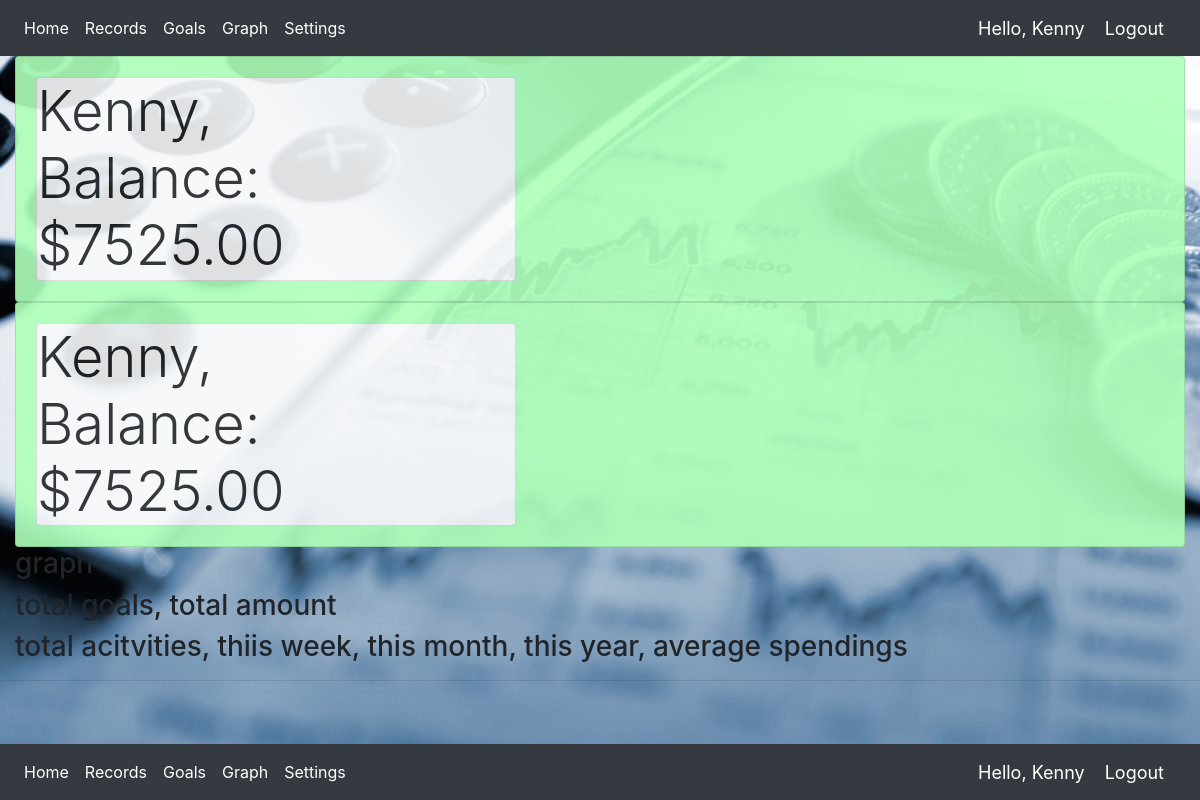
/graph/, run on the app's committed database.
### MGMT/models.py (models this page shows, shortened)
class moneyUser(models.Model):
    user = models.OneToOneField(User, null=True, blank=True, on_delete=models.CASCADE)
    name = models.CharField(max_length=200, null=True)
    worth = models.DecimalField(null=False, max_digits=7, decimal_places=2)
    email = models.EmailField(max_length=200, null=True)
    profile_pic = models.ImageField(default="default_money_user.png", null=True, blank=True)
    date_created = models.DateTimeField(auto_now_add=True, null=True)

### MGMT/views.py (the view)
# urls.py: path('graph/', views.graphPage, name="graphs"),
def graphPage(request):
    records = moneyRecord.objects.all()
    goals = moneyGoals.objects.all()
    total_records = records.count()
    total_goals = goals.count()
    user_name = moneyUser.objects.get(pk=1).name
    wallet = moneyUser.objects.get(pk=1).worth
    total_out = moneyRecord.objects.filter(category='Outcome').aggregate(Sum('amount'))
    total_amount_out = total_out['amount__sum']
    balance = wallet
    context = {'records': records, 'total_records':total_records, 'goals': goals, 'total_goals': total_goals,
        'user_name': user_name, 'balance': balance}
    return render(request, 'MGMT/graph.html', context)

### MGMT/templates/MGMT/graph.html (shortened to what this page needs)
{% extends 'MGMT/main.html' %}
{% block content %}
{% include 'MGMT/status.html' %}
<h3>graph</h3>
<h3>total goals, total amount</h3>
<h3>total acitvities, thiis week, this month, this year, average spendings</h3>
{% endblock %}

### MGMT/templates/MGMT/main.html (shortened to what this page needs)
{% load static %}
<!DOCTYPE html>
<html>
<head>
    <link rel="stylesheet" href="https://stackpath.bootstrapcdn.com/bootstrap/4.3.1/css/bootstrap.min.css">
    <link rel="stylesheet" type="text/css" href="{% static '/css/main.css' %}">
</head>
<body>
    {% include 'MGMT/navbar.html' %}
    <div class="container-fluid">
        <div class="card card-body special-card">
            <div class="row">
                <div class="col-xl">
                    <div class="card bg-light"  style="max-width: 30rem;">
                        <div class="display-4">{{user_name}},</div>
                        <div class="display-4">Balance: ${{balance|floatformat:2}}</div>
                    </div>
                </div>
            </div>
        </div>
        {% block content %}
        {% endblock %}
    </div>
    <hr>
    <footer class="fixed-bottom">{% include 'MGMT/navbar.html' %}</footer>
</body>
</html>

### MGMT/templates/MGMT/navbar.html (shortened to what this page needs)
{% load static %}
<nav class="navbar navbar-expand-lg navbar-dark bg-dark">
    <div class="collapse navbar-collapse" id="navbarNav">
        <ul class="navbar-nav">
            <li class="nav-item active">
                <a class="nav-link" href="{% url 'home' %}">Home</a>
            </li>
            <li class="nav-item active">
                <a class="nav-link" href="{% url 'record_page' %}">Records</a>
            </li>
            <li class="nav-item active">
                <a class="nav-link" href="{% url 'goals_page' %}">Goals</a>
            </li>
            <li class="nav-item active">
                <a class="nav-link" href="{% url 'graphs' %}">Graph</a>
            </li>
            <li class="nav-item active">
                <a class="nav-link" href="{% url 'settings' %}">Settings</a>
            </li>
        </ul>
    </div>
    <span class="hello-msg">Hello, {{user_name}}</span>
    <span><a class="hello-msg" href="">Logout</a></span>
</nav>

### MGMT/templates/MGMT/status.html
{% load static %}
<div class="card card-body special-card">
    <div class="row">
        <div class="col-xl">
            <div class="card bg-light"  style="max-width: 30rem;">
                <div class="display-4">{{user_name}},</div>
                <div class="display-4">Balance: ${{balance|floatformat:2}}</div>
            </div>
        </div>
    </div>
</div>

### static/css/main.css (style rules this page uses)
body { background-image: url('D:\\programs\\010 Programming learning\\Money_MGMT\\static\\images\\Business-Finance-1.jpg'); }
.special-card { background-color: rgba(245, 245, 245, 1); opacity: .8; }

### MGMT/templates/MGMT/main.html (style rules this page uses)
body { background: url("/static/images/Business-Finance-1.jpg") fixed; }
.special-card { background-color: rgb(173, 255, 184); opacity: .9; }

### MGMT/templates/MGMT/navbar.html (style rules this page uses)
.hello-msg { font-size: 18px; color: white; margin-right: 20px; }

### data on the page
moneyUser: name "Kenny Kenny", name "Kenny", worth "7525.00"
